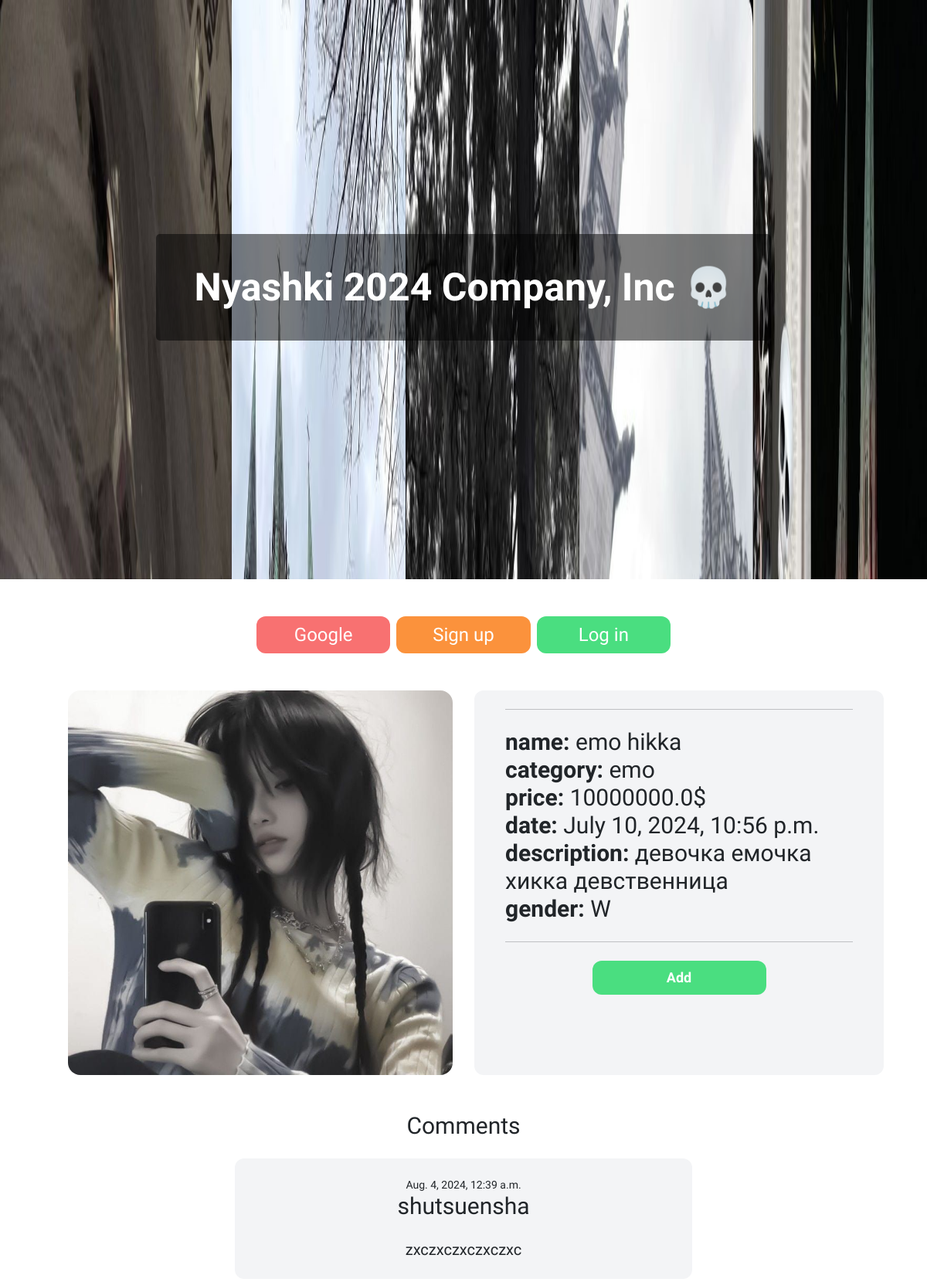
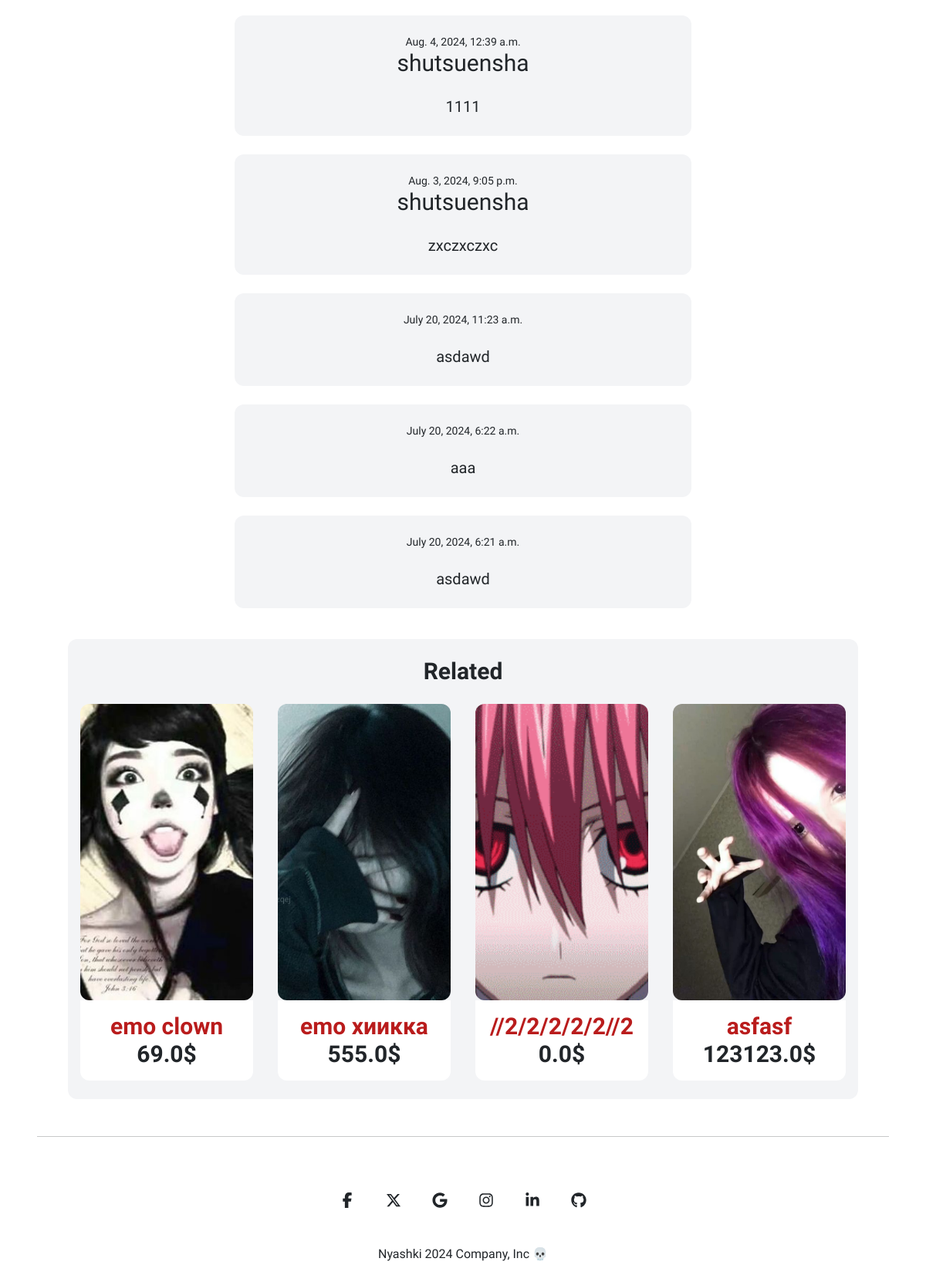
Screenshot of /items/12 with the database file from the repository (2 pictures, top to bottom).
### item/models.py (models this page shows, shortened)
class Item(models.Model):
    category = models.ForeignKey(Category, related_name='items', on_delete=models.CASCADE)
    name = models.CharField(max_length=255)
    description = models.TextField(blank=True, null=True)
    price = models.FloatField()
    image = models.ImageField(upload_to='item_images', blank=True, null=True)
    is_sold = models.BooleanField(default=False)
    created_at = models.DateTimeField(auto_now_add=True)
    users = models.ManyToManyField(User, related_name='items', blank=True)
    gender = models.CharField(max_length=1, choices=gender_choice)
    comments = models.ManyToManyField(Comment)

class Category(models.Model):
    name = models.CharField(max_length=255)
    class Meta:
        ordering = ('name',)
        verbose_name_plural = 'Categories'
    def __str__(self):
        return self.name

class Comment(models.Model):
    user = models.ForeignKey(User, related_name='comments', on_delete=models.CASCADE)
    description = models.TextField()
    created_at = models.DateTimeField()
    class Meta:
        ordering = ('-created_at',)

### item/views.py (the view, shortened to what this page needs)
# urls.py: path('<int:pk>', views.detail, name='detail'),
def detail(request, pk, operation=None, form=None, pk_comment=None, form_edit=None, op=None, js_op=None, pisya=None):
    item = get_object_or_404(Item, pk=pk)
    related_items = Item.objects.filter(category=item.category, is_sold=False).exclude(pk=pk)
    gender = ''
    if "gender" not in request.session:
        gender = 'ALL'
    else:
        gender = request.session["gender"]
    if gender != 'ALL':
        related_items = related_items.filter(gender=gender)
    return render(request, 'item/detail.html', {
            'item': item,
            'related_items': related_items,
            'gender': gender,
            'asdad21213': True,
            'zxcasdawd': 'target-element',
            'xzcqer1e4123': False,
            'zxcasjdlqwikjeo1i23' : True
    })

### item/templates/item/detail.html (shortened to what this page needs)
{% extends 'core/base.html' %}
{% block content %}
<div class="grid grid-cols-1 md:grid-cols-2 gap-7 mt-4" id="xcvxckjvl123">
    <div class="md:ms-20">
        <a href="{% url 'item:detail' item.id %}">
            {% if item.gender == 'W'%}
                {% if item.image.url %}
                    <img src="{{ item.image.url }}" class="transition-transform duration-300 transform hover:scale-105 rounded-2xl object-contain w-full" id="detail-img">
                {% endif %}
            {% else %}
                {% if item.image.url %}
                    <img src="{{ item.image.url }}" class="transition-transform duration-300 transform hover:scale-105 rounded-2xl object-contain w-full" id="detail-img">
                {% endif %}
            {% endif %}
        </a>
    </div>
    <div class="weasfdasf me-5 px-10 py-4 bg-gray-100 rounded-xl dark:bg-zinc-500 dark:text-whitemd:me-20 transition-transform duration-300 transform hover:scale-105" id="centered">
        <hr class="dark:text-white">
        <p class="text-xl md:text-3xl dark:text-red-50 mt-4"><strong>name: </strong>{{ item.name }}</p>
        <p class="text-xl md:text-3xl dark:text-red-50"><strong>category: </strong>{{ item.category }}</p>
        <p class="text-xl md:text-3xl dark:text-red-50"><strong>price: </strong> {{ item.price }}$</p>
        <p class="text-xl md:text-3xl dark:text-red-50"><strong>date: </strong>{{ item.created_at }}</p>
        <p class="text-xl md:text-3xl dark:text-red-50"><strong>description: </strong> {{ item.description }}</p>
        <p class="text-xl md:text-3xl dark:text-red-50 mb-4"><strong>gender: </strong> {{ item.gender }}</p>
        <hr class="dark:text-white">
        {% if not request.user.is_authenticated %}
            <a href="{% url 'item:add' item.id %}" class="block md:w-1/2 md:mx-auto text-center md:mt-6 mt-4 md:px-6 md:py-3 px-4 py-2 text-lg font-semibold bg-green-400 hover:bg-green-500 text-white rounded-xl">Add</a>
        {%endif%}
    </div>
</div>
{% if item.comments.all %}
<h1 class="mb-4 text-3xl mt-10 dark:text-white md:w-1/2 mx-auto text-center">Comments</h1>
<div class="space-y-6 md:w-1/2 mx-auto">
{% for comment in item.comments.all %}
    {%if op %}
    <div id="{{op}}" class="p-6 text-center {% if request.user == comment.user %} bg-sky-100 {% else %} bg-gray-100 dark:bg-zinc-500 dark:text-white{% endif %} rounded-xl">
    {%else%}
    <div class="p-6 text-center {% if request.user == comment.user %} bg-sky-100 {% else %} bg-gray-100 dark:bg-zinc-500 dark:text-white{% endif %} rounded-xl">
    {%endif%}
    <div {% if pk_comment == comment.id %} id="xdcfghjsdioufaos" {%endif%}>
        <p class="text-sm block">{{ comment.created_at }} </p>
    </div>
        <div>
            <div>
                <p class="text-3xl block">{{comment.user.username}} </p>
            </div>
            <div>
                <p class="mt-4 text-wrap text-xl">{{comment.description}}</p>
            </div>
        </div>
    </div>
{% endfor %}
</div>
{%endif%}
{% if related_items %}
<div class="mt-10 px-3 md:px-6 md:py-12 py-4 bg-gray-100 rounded-xl dark:bg-zinc-500 md:mx-20 transition-transform duration-300 transform hover:scale-105">
    <h2 class="mb-4 mb-8 text-3xl text-center font-bold dark:text-white">Related</h2>
    <div class="xcovixcopvi grid grid-cols-2 md:grid-cols-4 gap-8">
        {% for item in related_items %}
            <div class="transition-transform duration-300 transform hover:scale-105">
                <a href="{% url 'item:detail' item.id %}">
                    {% if item.gender == 'W'%}
                        {% if item.image.url %}
                            <img src="{{ item.image.url }}" class="zoom-image rounded-xl object-cover w-full md:h-96 h-60">
                        {% endif %}
                    {% else %}
                        {% if item.image.url %}
                            <img src="{{ item.image.url }}" class="zoom-image rounded-xl object-cover w-full md:h-96 h-60">
                        {% endif %}
                    {% endif %}
                    <div class="dfkjsdlkf p-3 bg-white rounded-b-xl md:text-center">
                            {% if item.gender == 'M'%}
                            <h2 class="md:text-3xl text-xl text-blue-700 font-semibold">{{ item.name }}</h2>
                            {% else %}
                            <h2 class="md:text-3xl text-xl text-red-700 font-semibold">{{ item.name }}</h2>
                            {% endif %}
                        <strong><p class="text-xl md:text-3xl font-semibold">{{ item.price }}$</p></strong>
                    </div>
                </a>
            </div>
        {% endfor %}
    </div>
</div>
{%endif%}
{% endblock %}

### rows the page displays
Item: image (picture), name "emo hikka", category "emo", price "10000000.0", created_at "July 10, 2024, 10:56 p.m.", description "девочка емочка хикка девственница", gender "W"
Comment: created_at "Aug. 4, 2024, 12:39 a.m.", user.username "shutsuensha", description "zxczxczxczxczxc"
Comment: created_at "Aug. 4, 2024, 12:39 a.m.", user.username "shutsuensha", description "1111"
Comment: created_at "Aug. 3, 2024, 9:05 p.m.", user.username "shutsuensha", description "zxczxczxc"
Comment: created_at "July 20, 2024, 11:23 a.m.", description "asdawd"
Comment: created_at "July 20, 2024, 6:22 a.m.", description "aaa"
Comment: created_at "July 20, 2024, 6:21 a.m.", description "asdawd"
Item: image (picture), name "emo clown", price "69.0"
Item: image (picture), name "emo хиикка", price "555.0"
Item: image (picture), name "//2/2/2/2/2//2", price "0.0"
Item: image (picture), name "asfasf", price "123123.0"
